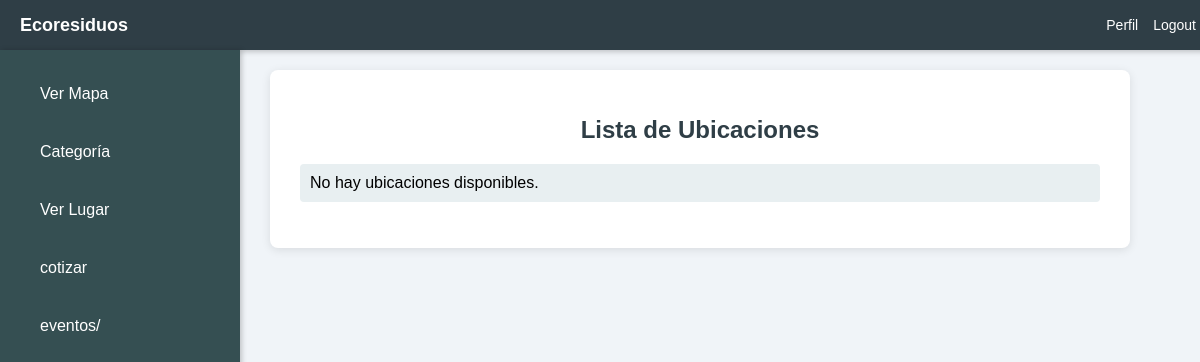
The app's page /lis1/, older data.
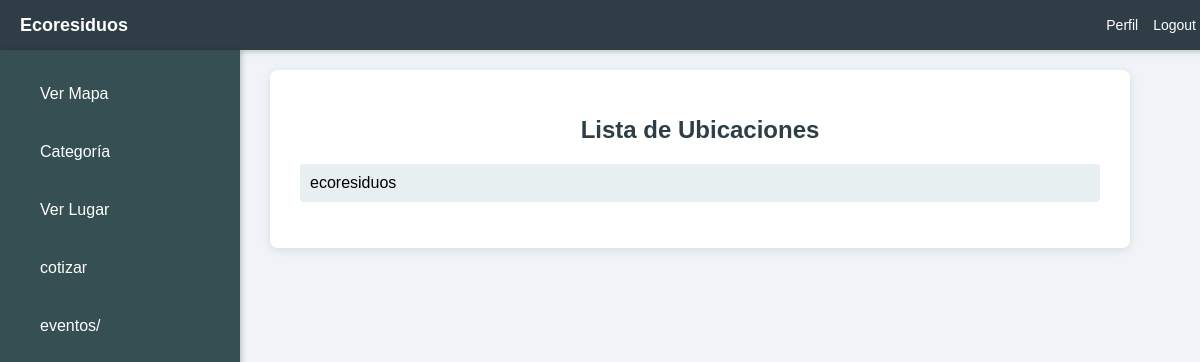
The same page, newer data.
### tareas/models.py (models this page shows, shortened)
class Ubicacion(models.Model):
    nombre = models.CharField(max_length=100)
    descripcion = models.TextField(blank=True)
    latitud = models.FloatField()
    longitud = models.FloatField()
    categorias = models.ManyToManyField(CategoriaResiduo, through='UbicacionCategoria')

### tareas/views.py (the view)
# urls.py: path('lis1/', ubicacion_list1, name='ubicacion_list'),
def ubicacion_list1(request):
    ubicaciones = Ubicacion.objects.all()
    return render(request, 'ubicaciones/ubicacion_list1.html', {'ubicaciones': ubicaciones})

### tareas/templates/ubicaciones/ubicacion_list1.html (shortened to what this page needs)
<!DOCTYPE html>
<html lang="es">
<head>
</head>
<body>
    <div class="top-bar">
        <div class="company-name">Ecoresiduos</div>
        <div class="user-options">
            <a href="{% url 'ver_perfil' %}">Perfil</a>
            <a href="{% url 'logout' %}">Logout</a>
        </div>
    </div>
    <div class="side-bar">
        <button onclick="location.href='/mapa/'">Ver Mapa</button>
        <button onclick="location.href='/buscar/'">Categoría</button>
        <button onclick="location.href='/lis1/'">Ver Lugar</button>
        <button onclick="location.href='/cotizar_domicilio/'">cotizar</button>
        <button onclick="location.href='/eventos/'">eventos/</button>
    </div>
    <div class="main-content">
        <div class="container">
            <h1>Lista de Ubicaciones</h1>
            <ul>
                {% for ubicacion in ubicaciones %}
                    <li>
                        <span>{{ ubicacion.nombre }}</span>
                    </li>
                {% empty %}
                    <li>No hay ubicaciones disponibles.</li>
                {% endfor %}
            </ul>
        </div>
    </div>
</body>
</html>

Row changes from the older to the newer data that the page shows:
added Ubicacion: nombre "ecoresiduos"
Text that changed along with them:
text no longer shown: "No hay ubicaciones disponibles."
